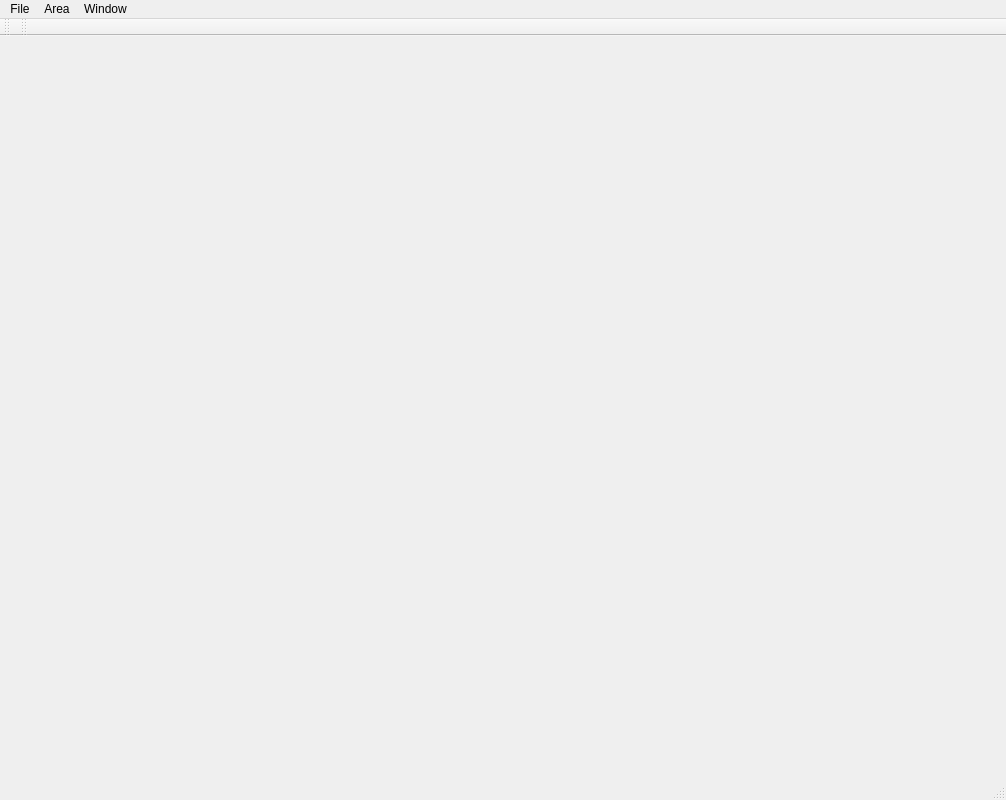
<?xml version="1.0" encoding="UTF-8"?>
<ui version="4.0">
 <class>MainWindow</class>
 <widget class="QMainWindow" name="MainWindow">
  <property name="geometry">
   <rect>
    <x>0</x>
    <y>0</y>
    <width>1006</width>
    <height>800</height>
   </rect>
  </property>
  <property name="minimumSize">
   <size>
    <width>1000</width>
    <height>800</height>
   </size>
  </property>
  <property name="windowTitle">
   <string>Road Designer</string>
  </property>
  <widget class="QWidget" name="centralWidget"/>
  <widget class="QMenuBar" name="menuBar">
   <property name="geometry">
    <rect>
     <x>0</x>
     <y>0</y>
     <width>1006</width>
     <height>21</height>
    </rect>
   </property>
   <widget class="QMenu" name="menuFile">
    <property name="title">
     <string>File</string>
    </property>
    <addaction name="actionNew"/>
    <addaction name="actionOpen"/>
    <addaction name="actionSave"/>
    <addaction name="separator"/>
    <addaction name="actionExit"/>
   </widget>
   <widget class="QMenu" name="menuWindow">
    <property name="title">
     <string>Window</string>
    </property>
    <addaction name="actionControlWidget"/>
   </widget>
   <widget class="QMenu" name="menuArea">
    <property name="title">
     <string>Area</string>
    </property>
    <addaction name="actionAreaCreate"/>
   </widget>
   <addaction name="menuFile"/>
   <addaction name="menuArea"/>
   <addaction name="menuWindow"/>
  </widget>
  <widget class="QToolBar" name="fileToolBar">
   <attribute name="toolBarArea">
    <enum>TopToolBarArea</enum>
   </attribute>
   <attribute name="toolBarBreak">
    <bool>false</bool>
   </attribute>
  </widget>
  <widget class="QToolBar" name="areaToolBar">
   <attribute name="toolBarArea">
    <enum>TopToolBarArea</enum>
   </attribute>
   <attribute name="toolBarBreak">
    <bool>false</bool>
   </attribute>
  </widget>
  <widget class="QStatusBar" name="statusBar"/>
  <action name="actionNew">
   <property name="icon">
    <iconset resource="MainWindow.qrc">
     <normaloff>:/MainWindow/Resources/New_24x24.png</normaloff>:/MainWindow/Resources/New_24x24.png</iconset>
   </property>
   <property name="text">
    <string>New</string>
   </property>
   <property name="shortcut">
    <string>Ctrl+N</string>
   </property>
  </action>
  <action name="actionOpen">
   <property name="icon">
    <iconset resource="MainWindow.qrc">
     <normaloff>:/MainWindow/Resources/Open_24x24.png</normaloff>:/MainWindow/Resources/Open_24x24.png</iconset>
   </property>
   <property name="text">
    <string>Open</string>
   </property>
   <property name="shortcut">
    <string>Ctrl+O</string>
   </property>
  </action>
  <action name="actionExit">
   <property name="text">
    <string>Exit</string>
   </property>
  </action>
  <action name="actionControlWidget">
   <property name="text">
    <string>Control Widget</string>
   </property>
  </action>
  <action name="actionDeleteEdge">
   <property name="icon">
    <iconset resource="MainWindow.qrc">
     <normaloff>:/MainWindow/Resources/Delete_24x24.png</normaloff>:/MainWindow/Resources/Delete_24x24.png</iconset>
   </property>
   <property name="text">
    <string>Delete Edge</string>
   </property>
   <property name="shortcut">
    <string>Del</string>
   </property>
  </action>
  <action name="actionSave">
   <property name="icon">
    <iconset resource="MainWindow.qrc">
     <normaloff>:/MainWindow/Resources/Save_24x24.png</normaloff>:/MainWindow/Resources/Save_24x24.png</iconset>
   </property>
   <property name="text">
    <string>Save</string>
   </property>
   <property name="shortcut">
    <string>Ctrl+S</string>
   </property>
  </action>
  <action name="actionUndo">
   <property name="icon">
    <iconset resource="MainWindow.qrc">
     <normaloff>:/MainWindow/Resources/Undo_24x24.png</normaloff>:/MainWindow/Resources/Undo_24x24.png</iconset>
   </property>
   <property name="text">
    <string>Undo</string>
   </property>
   <property name="whatsThis">
    <string/>
   </property>
   <property name="shortcut">
    <string>Ctrl+Z</string>
   </property>
  </action>
  <action name="actionSelectAll">
   <property name="text">
    <string>Select All</string>
   </property>
   <property name="shortcut">
    <string>Ctrl+A</string>
   </property>
  </action>
  <action name="actionCut">
   <property name="icon">
    <iconset resource="MainWindow.qrc">
     <normaloff>:/MainWindow/Resources/Cut_24x24.png</normaloff>:/MainWindow/Resources/Cut_24x24.png</iconset>
   </property>
   <property name="text">
    <string>Cut</string>
   </property>
   <property name="shortcut">
    <string>Ctrl+X</string>
   </property>
  </action>
  <action name="actionCopy">
   <property name="icon">
    <iconset resource="MainWindow.qrc">
     <normaloff>:/MainWindow/Resources/Copy_24x24.png</normaloff>:/MainWindow/Resources/Copy_24x24.png</iconset>
   </property>
   <property name="text">
    <string>Copy</string>
   </property>
   <property name="shortcut">
    <string>Ctrl+C</string>
   </property>
  </action>
  <action name="actionPaste">
   <property name="icon">
    <iconset resource="MainWindow.qrc">
     <normaloff>:/MainWindow/Resources/Paste_24x24.png</normaloff>:/MainWindow/Resources/Paste_24x24.png</iconset>
   </property>
   <property name="text">
    <string>Paste</string>
   </property>
   <property name="shortcut">
    <string>Ctrl+V</string>
   </property>
  </action>
  <action name="actionOpenToAdd">
   <property name="text">
    <string>Open To Add</string>
   </property>
  </action>
  <action name="actionVoronoi">
   <property name="text">
    <string>Voronoi</string>
   </property>
  </action>
  <action name="actionVoronoiCut">
   <property name="text">
    <string>Voronoi Cut</string>
   </property>
  </action>
  <action name="actionModeBasic">
   <property name="checkable">
    <bool>true</bool>
   </property>
   <property name="text">
    <string>Basic</string>
   </property>
  </action>
  <action name="actionModeLayer">
   <property name="checkable">
    <bool>true</bool>
   </property>
   <property name="text">
    <string>Graph</string>
   </property>
  </action>
  <action name="actionModeSketch">
   <property name="checkable">
    <bool>true</bool>
   </property>
   <property name="text">
    <string>Sketch</string>
   </property>
  </action>
  <action name="actionShowArea">
   <property name="text">
    <string>Show Area</string>
   </property>
  </action>
  <action name="actionAreaSelect">
   <property name="checkable">
    <bool>true</bool>
   </property>
   <property name="icon">
    <iconset resource="MainWindow.qrc">
     <normaloff>:/MainWindow/Resources/Select_24x24.png</normaloff>:/MainWindow/Resources/Select_24x24.png</iconset>
   </property>
   <property name="text">
    <string>Select</string>
   </property>
  </action>
  <action name="actionHighwaySketch">
   <property name="checkable">
    <bool>true</bool>
   </property>
   <property name="icon">
    <iconset>
     <normaloff>Resources/SketchH_24x24.png</normaloff>Resources/SketchH_24x24.png</iconset>
   </property>
   <property name="text">
    <string>Highway Sketch</string>
   </property>
  </action>
  <action name="actionSave_2">
   <property name="text">
    <string>Save</string>
   </property>
  </action>
  <action name="actionSaveRoads">
   <property name="text">
    <string>Save Roads</string>
   </property>
  </action>
  <action name="actionLoad_Highways">
   <property name="text">
    <string>Load Highways</string>
   </property>
  </action>
  <action name="actionSave_Highways">
   <property name="text">
    <string>Save Highways</string>
   </property>
  </action>
  <action name="actionBoulevardSketch">
   <property name="checkable">
    <bool>true</bool>
   </property>
   <property name="icon">
    <iconset resource="MainWindow.qrc">
     <normaloff>:/MainWindow/Resources/SketchB_24x24.png</normaloff>:/MainWindow/Resources/SketchB_24x24.png</iconset>
   </property>
   <property name="text">
    <string>Boulevard Sketch</string>
   </property>
  </action>
  <action name="actionPropertyWidget">
   <property name="text">
    <string>Property Widget</string>
   </property>
  </action>
  <action name="actionDebug">
   <property name="checkable">
    <bool>true</bool>
   </property>
   <property name="icon">
    <iconset resource="MainWindow.qrc">
     <normaloff>:/MainWindow/Resources/Debug_24x24.png</normaloff>:/MainWindow/Resources/Debug_24x24.png</iconset>
   </property>
   <property name="text">
    <string>Debug</string>
   </property>
  </action>
  <action name="action3DView">
   <property name="checkable">
    <bool>true</bool>
   </property>
   <property name="icon">
    <iconset resource="MainWindow.qrc">
     <normaloff>:/MainWindow/Resources/3DView_24x24.png</normaloff>:/MainWindow/Resources/3DView_24x24.png</iconset>
   </property>
   <property name="text">
    <string>3D</string>
   </property>
  </action>
  <action name="actionTerrain">
   <property name="checkable">
    <bool>true</bool>
   </property>
   <property name="icon">
    <iconset resource="MainWindow.qrc">
     <normaloff>:/MainWindow/Resources/Terrain_32x32.png</normaloff>:/MainWindow/Resources/Terrain_32x32.png</iconset>
   </property>
   <property name="text">
    <string>Terrain</string>
   </property>
  </action>
  <action name="actionLoadRoads">
   <property name="text">
    <string>Load Roads</string>
   </property>
  </action>
  <action name="actionLoadAreas">
   <property name="text">
    <string>Load Areas</string>
   </property>
  </action>
  <action name="actionSaveAreas">
   <property name="text">
    <string>Save Areas</string>
   </property>
  </action>
  <action name="actionGenerateBlocks">
   <property name="text">
    <string>Generate Blocks</string>
   </property>
  </action>
  <action name="actionGenerateParcels">
   <property name="text">
    <string>Generate Parcels</string>
   </property>
  </action>
  <action name="actionGenerateBuildings">
   <property name="text">
    <string>Generate Buildings</string>
   </property>
  </action>
  <action name="actionAreaDelete">
   <property name="text">
    <string>Delete</string>
   </property>
  </action>
  <action name="actionClearRoads">
   <property name="text">
    <string>Clear Roads</string>
   </property>
  </action>
  <action name="actionPMControlWidget">
   <property name="text">
    <string>PM Control Widget</string>
   </property>
  </action>
  <action name="actionHighways">
   <property name="text">
    <string>Highway</string>
   </property>
  </action>
  <action name="actionBoulevard">
   <property name="text">
    <string>Boulevard</string>
   </property>
  </action>
  <action name="actionAvenue">
   <property name="text">
    <string>Avenue</string>
   </property>
  </action>
  <action name="actionLocal_Street">
   <property name="text">
    <string>Local Street</string>
   </property>
  </action>
  <action name="actionDisplayHighway">
   <property name="checkable">
    <bool>true</bool>
   </property>
   <property name="checked">
    <bool>true</bool>
   </property>
   <property name="text">
    <string>Highway</string>
   </property>
  </action>
  <action name="actionDisplayBoulevard">
   <property name="checkable">
    <bool>true</bool>
   </property>
   <property name="checked">
    <bool>true</bool>
   </property>
   <property name="text">
    <string>Boulevard</string>
   </property>
  </action>
  <action name="actionDisplayAvenue">
   <property name="checkable">
    <bool>true</bool>
   </property>
   <property name="checked">
    <bool>true</bool>
   </property>
   <property name="text">
    <string>Avenue</string>
   </property>
  </action>
  <action name="actionDisplayLocalStreet">
   <property name="checkable">
    <bool>true</bool>
   </property>
   <property name="checked">
    <bool>true</bool>
   </property>
   <property name="text">
    <string>Local Street</string>
   </property>
  </action>
  <action name="actionHintLine">
   <property name="text">
    <string>Hint Line</string>
   </property>
  </action>
  <action name="actionAreaCreate">
   <property name="checkable">
    <bool>true</bool>
   </property>
   <property name="icon">
    <iconset resource="MainWindow.qrc">
     <normaloff>:/MainWindow/Resources/Create_24x24.png</normaloff>:/MainWindow/Resources/Create_24x24.png</iconset>
   </property>
   <property name="text">
    <string>Create</string>
   </property>
  </action>
 </widget>
 <layoutdefault spacing="6" margin="11"/>
 <resources>
  <include location="MainWindow.qrc"/>
 </resources>
 <connections/>
</ui>
